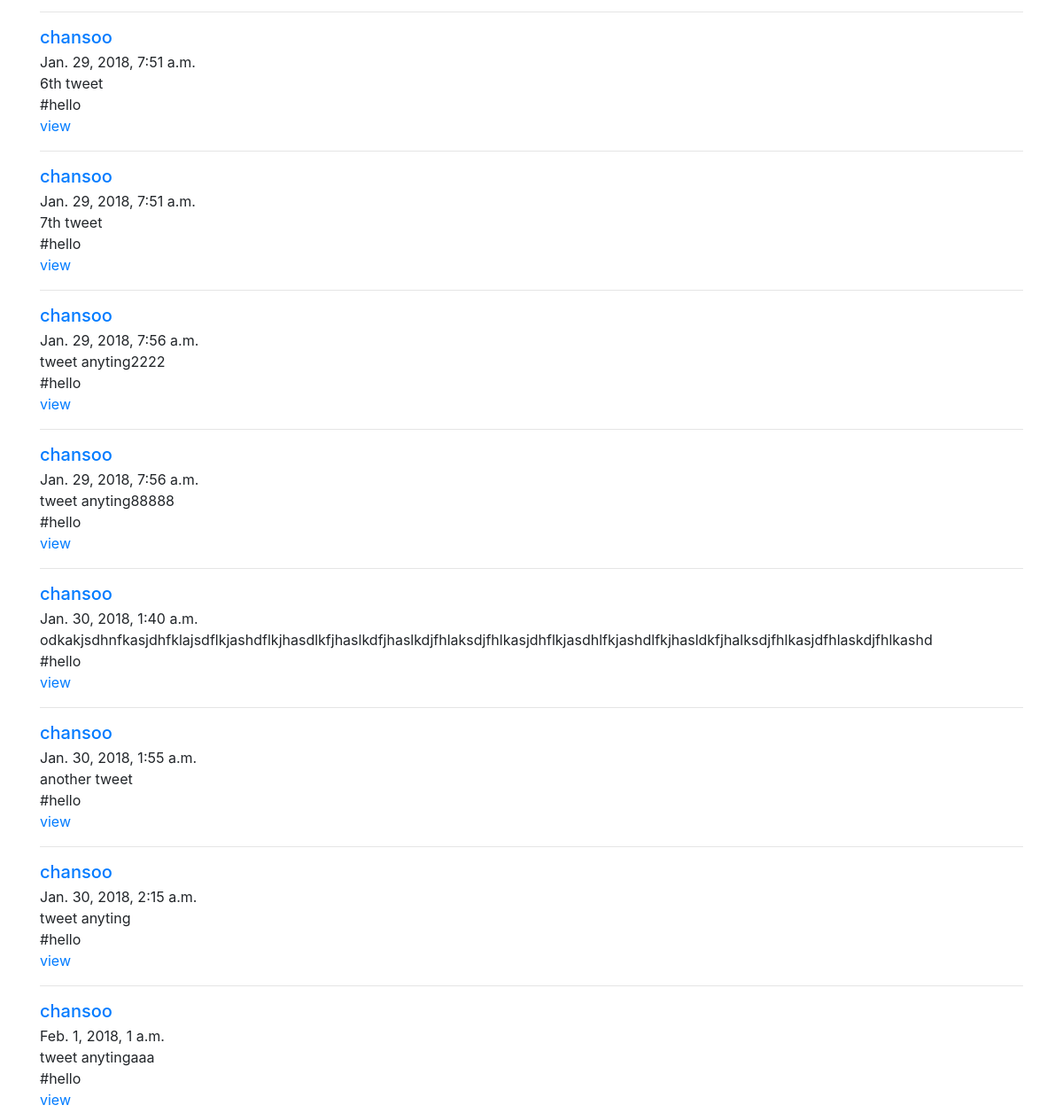
/ (middle part), run on an earlier commit of the app's database.
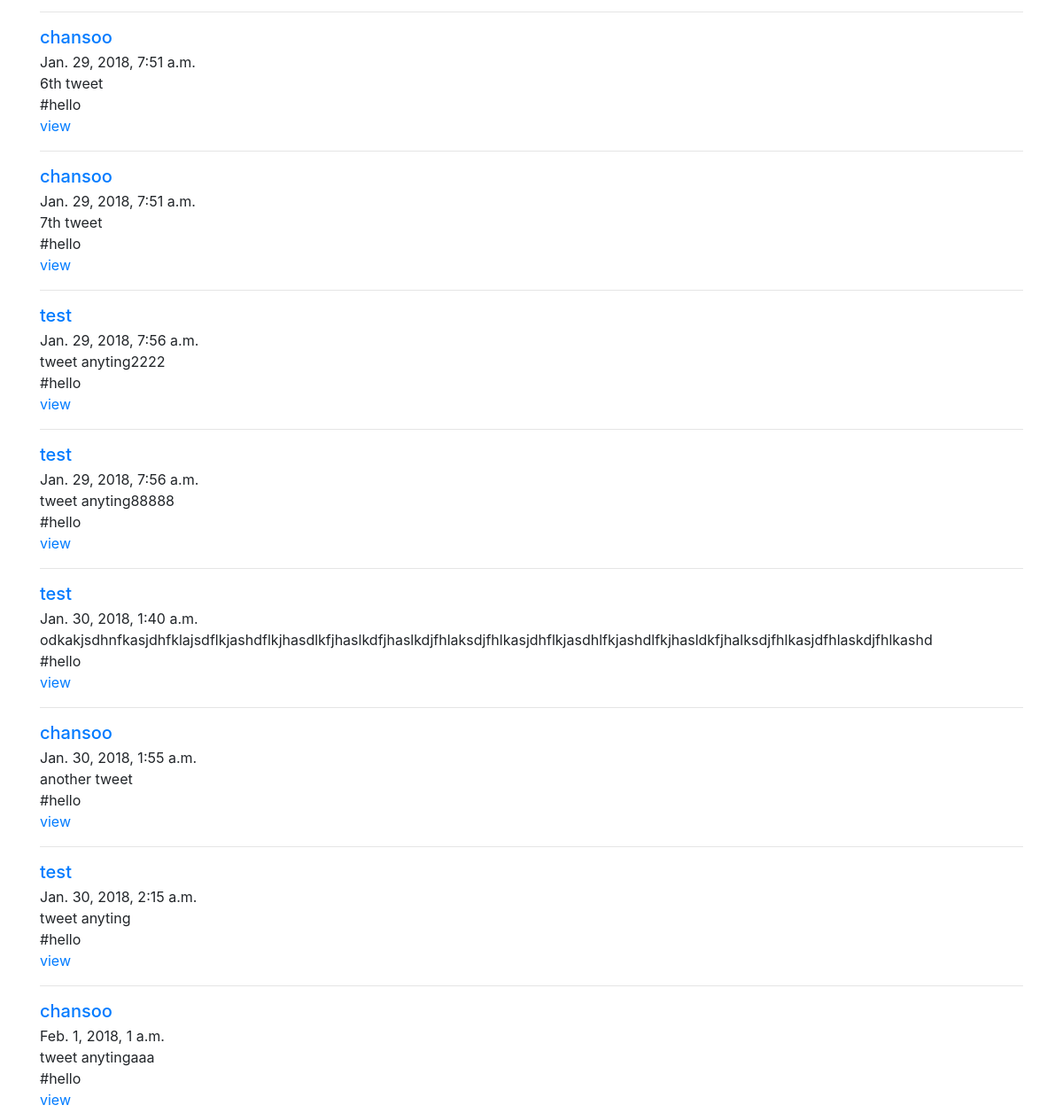
And on a later commit of the database.
### tweets/models.py (models this page shows, shortened)
class Tweet(models.Model):
    user        = models.ForeignKey(settings.AUTH_USER_MODEL, default=1)
    content     = models.CharField(max_length=140, default="tweet anyting", validators=[validate_content])
    updated_at  = models.DateTimeField(auto_now=True)
    timestamp   = models.DateTimeField(auto_now_add=True)
    def get_absolute_url(self):
        return reverse("tweets:detail", kwargs={'pk':self.pk})

### tweets/views.py (the view)
# urls.py: url(r'^$', TweetListView.as_view(), name='home'),
class TweetListView(ListView):
    def get_queryset(self, *args, **kwargs):
        qs = Tweet.objects.all()
        query = self.request.GET.get("q", None)
        print(query)
        print(self.request.GET)
        if query is not None:
            qs = qs.filter(
                Q(content__icontains=query) |
                Q(user__username__icontains=query)
            )
        return qs
    def get_context_data(self, *args, **kwargs):
        context = super(TweetListView, self).get_context_data(*args, **kwargs)
        context['create_form'] = TweetModelForm()
        context['create_url'] = reverse_lazy("tweets:create")
        return context

### tweets/templates/tweets/tweet_list.html (shortened to what this page needs)
{% extends "base.html" %}
{% block content %}
    {% for object in object_list %}
        <li class="media">
            <div class="media-body">
                <h5 class="mt-0 mb-1"><a href="#" id="user_url">{{ object.user }}</a></h5>
                {{ object.timestamp }}<br>
                {{ object.content }}<br>
                #hello<br>
                <a href="{{ object.get_absolute_url}}">view</a>
            </div>
        </li>
        <hr/>
    {% empty %}
        {% if not request.GET.q %}
            <div class="">
                {% include "tweets/form.html" with form=create_form action_url=create_url btn_title='Tweet' form_id='tweets-form' %
            </div>
        {% endif %}
    {% endfor %}
{% endblock content %}

What changed in the data, as far as the page shows it:
changed Tweet "tweet anyting2222": user "chansoo" → "test"
changed Tweet "tweet anyting88888": user "chansoo" → "test"
changed Tweet "Jan. 30, 2018, 1:40 a.m.": user "chansoo" → "test"
changed Tweet "Jan. 30, 2018, 2:15 a.m.": user "chansoo" → "test"
